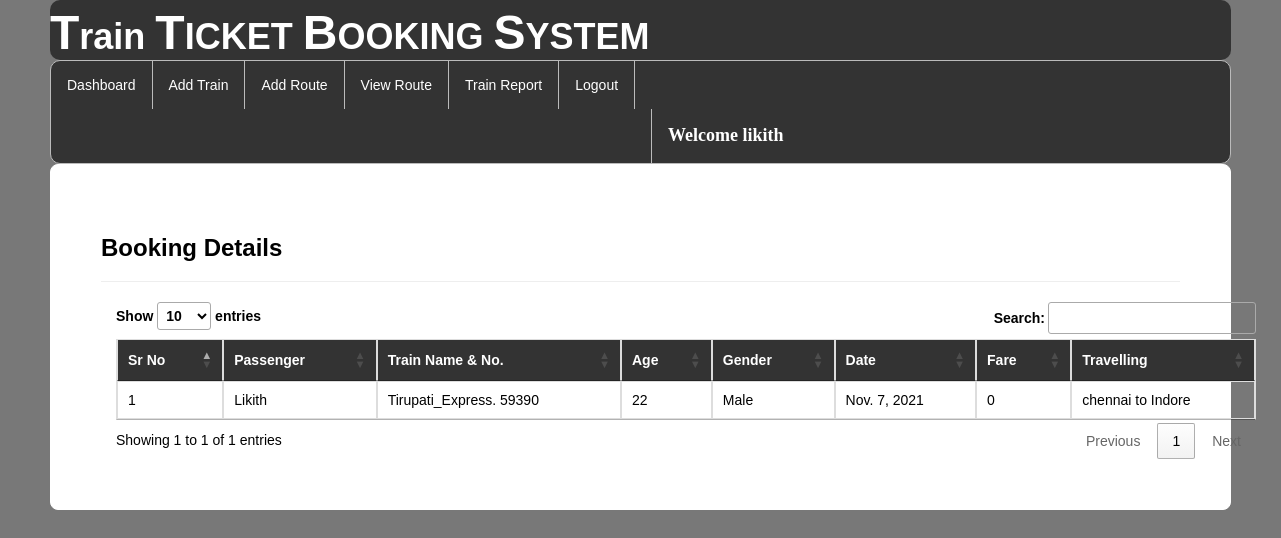
Screenshot of /viewbookings/ (signed in) with the database file from the repository.
### railway/models.py (models this page shows, shortened)
class Book_ticket(models.Model):
    passenger=models.ForeignKey(Passenger,on_delete=models.CASCADE,null=True)
    user=models.ForeignKey(Register,on_delete=models.CASCADE,null=True)
    route=models.CharField(max_length=100,null=True)
    date2=models.DateField(null=True)
    fare=models.IntegerField(null=True)

class Passenger(models.Model):
    user = models.ForeignKey(Register,on_delete=models.CASCADE,null=True)
    train = models.ForeignKey(Add_Train,on_delete=models.CASCADE,null=True)
    name = models.CharField(max_length=100,null=True)
    age = models.IntegerField(null=True)
    gender = models.CharField(max_length=30,null=True)
    route=models.CharField(max_length=100,null=True)
    status = models.CharField(max_length=30,null=True)
    date1 = models.DateField(null=True)
    fare = models.IntegerField(null=True)

class Add_Train(models.Model):
    trainname = models.CharField(max_length=30,null=True)
    train_no = models.IntegerField(null=True)
    from_city = models.CharField(max_length=30,null=True)
    to_city = models.CharField(max_length=30,null=True)
    departuretime=models.CharField(max_length=30,null=True)
    arrivaltime=models.CharField(max_length=30,null=True)
    trevaltime=models.CharField(max_length=100,null=True)
    distance=models.IntegerField(null=True)
    img=models.FileField(null=True)

### railway/views.py (the view)
# urls.py: path('viewbookings/', viewbookings, name="viewbookings"),
def viewbookings(request):
    if not request.user.is_authenticated:
        return redirect('login')
    book = Book_ticket.objects.all()
    d = {'book': book}
    return render(request, 'viewbookings.html', d)

### railway/templates/viewbookings.html (shortened to what this page needs)
{% extends 'navigation3.html' %}
{% load static %}
{% block b %}
<div style="color:Black;border:1px solid white;border-radius:8px;background-color:white;padding:50px">
        <h3><strong>Booking Details</strong></h3><hr>
<div class="container">
<table class="table table-bordered" id="myTable">
  <thead style="color:white;background-color:#333">
  <tr>
    <th>Sr No</th>
    <th>Passenger</th>
      <th>Train Name & No.</th>
      <th>Age</th>
    <th>Gender</th>
    <th>Date</th>
       <th>Fare</th>
       <th>Travelling</th>
  </tr>
  </thead>
   <tbody>
    {% for i in book %}
  <tr>
    <td>{{forloop.counter}}</td>
    <td>{{i.passenger.name}}</td>
    <td>{{i.passenger.train.trainname}}. {{i.passenger.train.train_no}}</td>
      <td>{{i.passenger.age}}</td>
      <td>{{i.passenger.gender}}</td>
      <td>{{i.passenger.date1}}</td>
      <td>{{i.fare}}</td>
      <td>{{i.route}}</td>
  </tr>
    {% endfor %}
    </tbody>
</table>
 </div>
</div>
{% endblock %}

### railway/templates/navigation3.html (shortened to what this page needs)
{% extends 'head.html' %}
{% load static %}
{% block body %}
<link rel = stylesheet href = "//cdn.datatables.net/1.10.19/css/jquery.dataTables.min.css">
<ul class="id2">
  <li id="id1"><a href="{% url 'admindashboard' %}">Dashboard</a></li>
  <li id="id1"><a href="{% url 'add_train' %}">Add Train</a></li>
  <li id="id1"><a href="{% url 'add_route' %}">Add Route</a></li>
  <li id="id1"><a href="{% url 'availableroute' %}">View Route</a></li>
  <li id="id1"><a href="{% url 'view_train'%}">Train Report</a></li>
  <li id="id1"><a href="{% url 'log_out' %}">Logout</a></li>
      <li id="id2" style="margin-left:600px"><a href="" style="color:white"><strong style="font-size:18px;font-family:cursive">Welcome {{request.user.username}}</strong></a></li>
</ul>
{% block b %}
{% endblock %}
{% endblock %}

### railway/templates/navigation3.html (style rules this page uses)
.id2 { list-style-type: none; margin: 0; padding: 0; overflow: hidden; background-color: #333; border-radius:10px; border:1px solid #bbb; }
#id1 { float: left; border-right:1px solid #bbb; }
#id2 { float: left; border-left:1px solid #bbb; }
li:last-child { border-right: none; }
li a { display: block; color: white; text-align: center; padding: 14px 16px; text-decoration: none; }
body { font-family: Arial, Helvetica, sans-serif; }

### rows the page displays
Book_ticket: passenger.name "Likith", passenger.train.trainname "Tirupati_Express", passenger.train.train_no "59390", passenger.age "22", passenger.gender "Male", passenger.date1 "Nov. 7, 2021", fare "0", route "chennai to Indore"

### other values shown
{{ request.user.username }} "likith"
